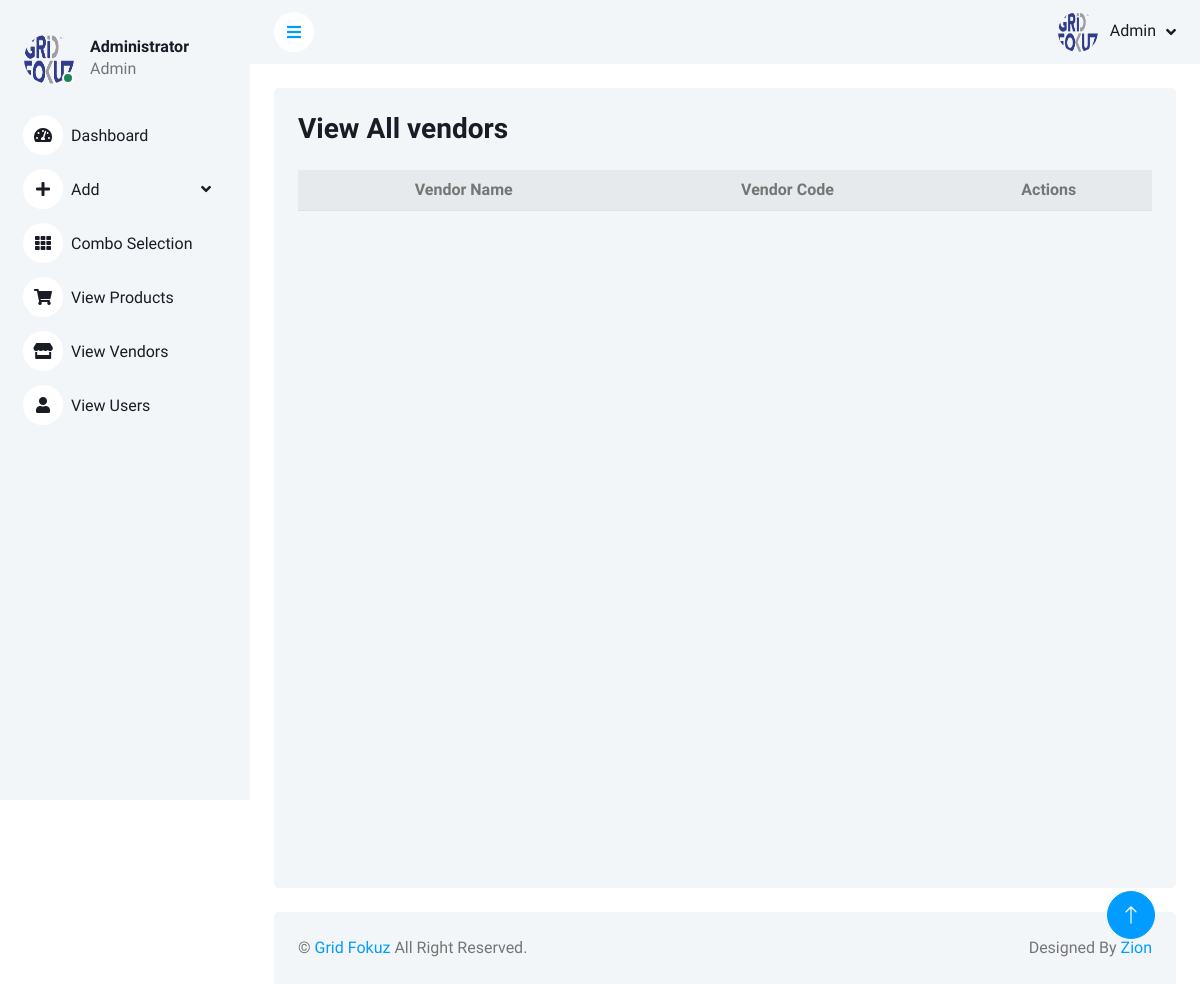
Page /AdminViewAllVendors (signed in) on the earlier database version.
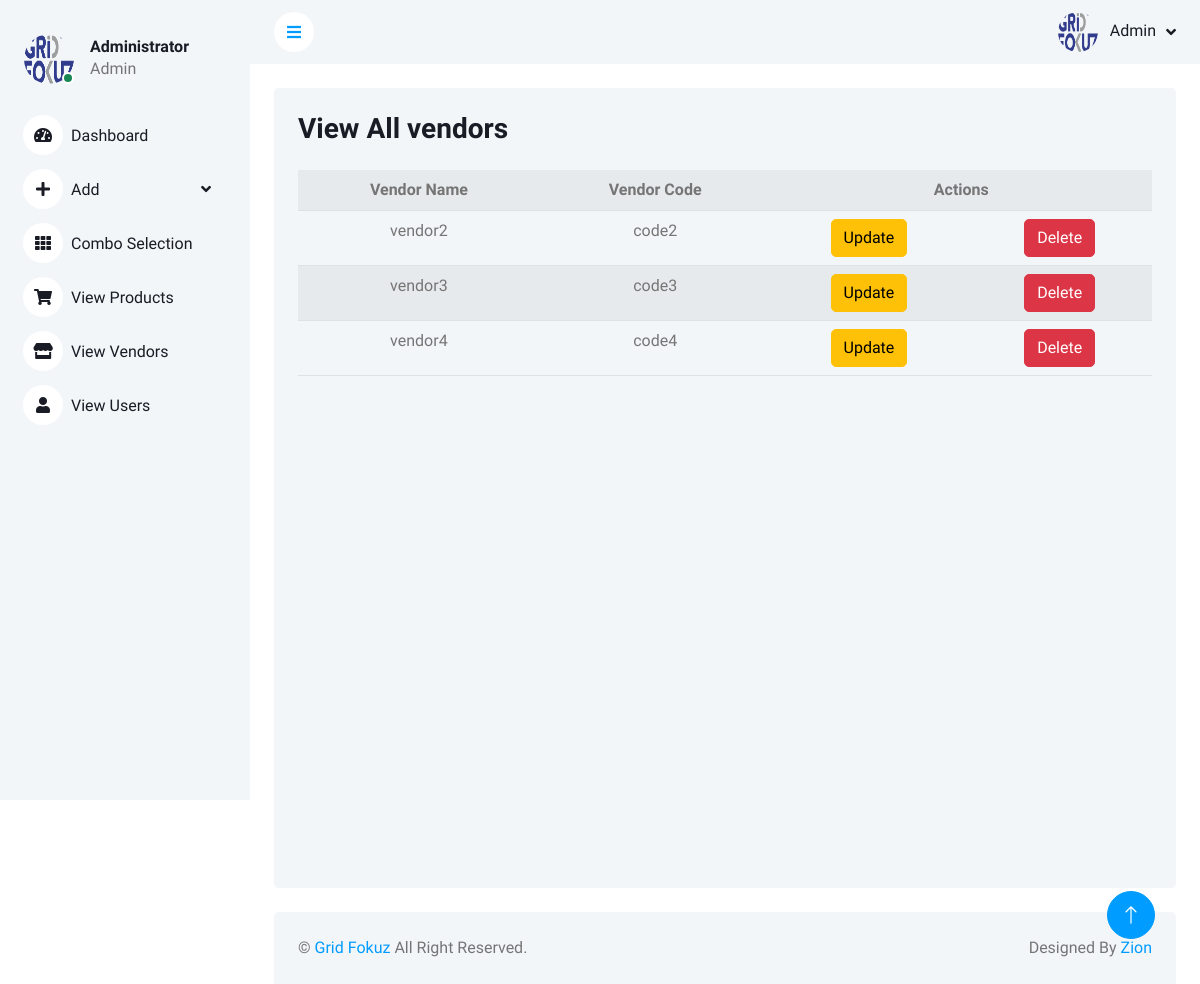
Same page on the later database version.
### gridfokuzapp/models.py (models this page shows, shortened)
class AddVendors(models.Model):
    vendorname = models.CharField(max_length=30)
    ventorcode = models.CharField(max_length=30, null=True)

### gridfokuzapp/views.py (the view)
# urls.py: path("AdminViewAllVendors", views.AdminViewAllVendors, name="AdminViewAllVendors"),
def AdminViewAllVendors(request):
    if not request.user.is_authenticated:
        return redirect('Usrlogin')
    name = request.user
    vendors = AddVendors.objects.all().order_by('vendorname')
    is_admin = False
    user_groups = request.user.groups.values_list('name', flat=True)
    admin = list(user_groups)
    if admin[0] == "Admin":
        is_admin = True
    return render(request, "GridAdmin/AdminViewAllVendors.html", {"vendors":vendors, "is_admin":is_admin})

### templates/GridAdmin/AdminViewAllVendors.html (shortened to what the changed rows need)
<!DOCTYPE html>
{% load static %}
<html lang="en">
<head>
    <link href="https://cdnjs.cloudflare.com/ajax/libs/font-awesome/5.10.0/css/all.min.css" rel="stylesheet">
    <link href="https://cdn.jsdelivr.net/npm/bootstrap-icons@1.4.1/font/bootstrap-icons.css" rel="stylesheet">
    <link href="{% static 'lib/owlcarousel/assets/owl.carousel.min.css' %}" rel="stylesheet">
    <link href="{% static 'lib/tempusdominus/css/tempusdominus-bootstrap-4.min.css' %}" rel="stylesheet" />
    <link href="{% static 'css/bootstrap.min.css' %}" rel="stylesheet">
    <link href="{% static 'css/style.css' %}" rel="stylesheet">
</head>
<body>
    <div class="container-xxl position-relative bg-white d-flex p-0">
        <div class="content">
            <div class="container-fluid pt-4 px-4">
                <div class="row vh-100 bg-light rounded align-items-center justify-content-center mx-0">
                    <div class="bg-light rounded h-100 p-4 vendorinfo">
                        <div class="col-12">
                            <div class="row">
                                <div class="container">
                                    <table class="table table-striped">
                                        <tr>
                                            <th>Vendor Name</th>
                                            <th>Vendor Code</th>
                                            <th colspan="2">Actions</th>
                                        </tr>
                                        {% for i in vendors %}
                                            {% if i.vendorname == "vendorname" %}
                                            <tr></tr>
                                            {% else %}
                                                <tr>
                                                    <td>{{i.vendorname}}</td>
                                                    <td>{{i.ventorcode}}</td>
                                                    <td><a href="{% url 'updatevendor' i.id %}" class="btn btn-warning">Update</a></td>
                                                    <td><a href="{% url 'deletevendor' i.id %}" class="btn btn-danger">Delete</a></td>
                                                </tr>
                                            {% endif %}
                                        {% endfor %}
                                    </table>
                                </div>
                            </div>
                        </div>
                    </div>
                </div>
            </div>
        </div>
    </div>
</body>
</html>

Differences in the rows shown:
added AddVendors: vendorname "vendor2", ventorcode "code2"
added AddVendors: vendorname "vendor3", ventorcode "code3"
added AddVendors: vendorname "vendor4", ventorcode "code4"
